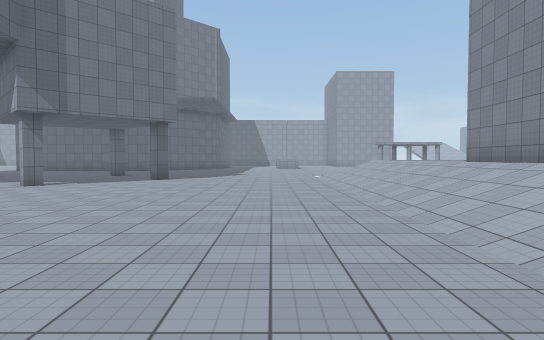
[1] (above)

24 first-person views from a walk through a 3-D level made in the Unity game engine. The camera is 1.5 m above the floor, tilts 2° down and sees 75° across. The floor is counted in squares, 2 m on a side. Each view is taken from the middle of a square. On the plan, view 1 faces up. The plan holds only what a view shows up to about 11 squares ahead; the rest is blank. The place goes on beyond the plan. The player character is not drawn. Surface patterns are stand-ins for the level's own textures.

[2]
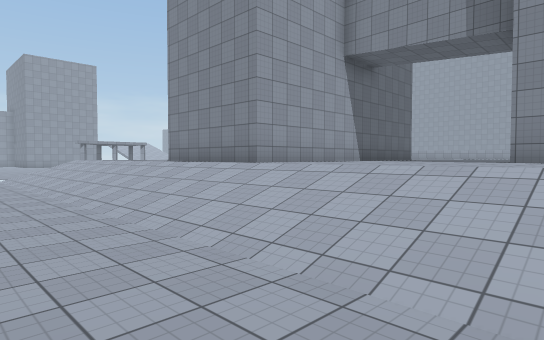

[3]
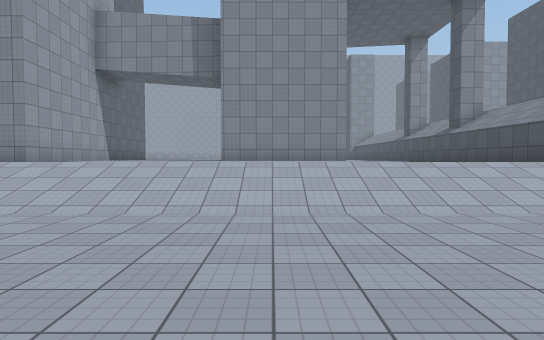

[4]
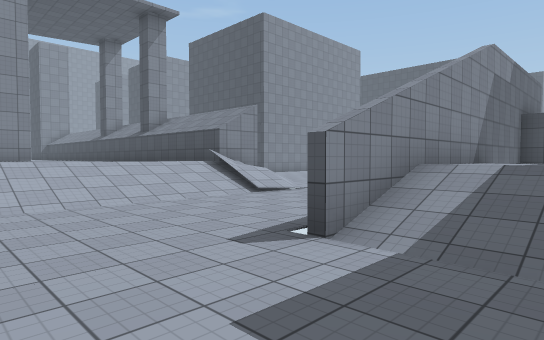

[5]
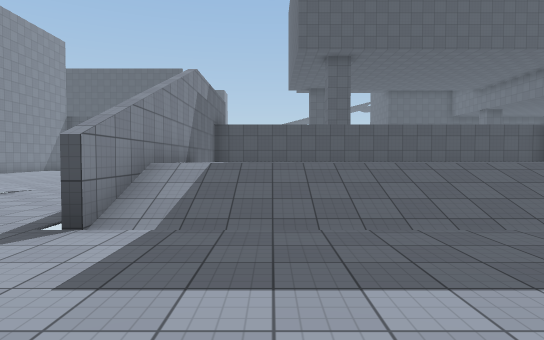

[6]
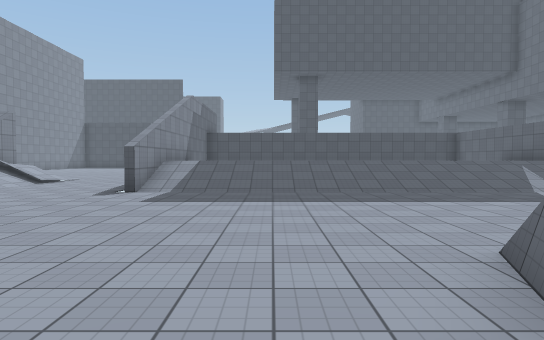

[7]
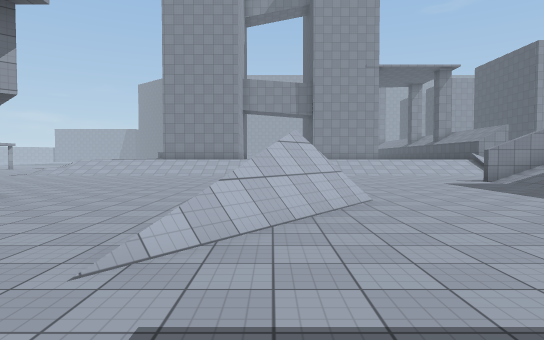

[8]
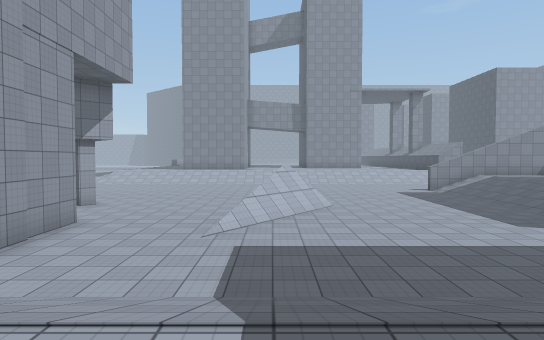

[9]
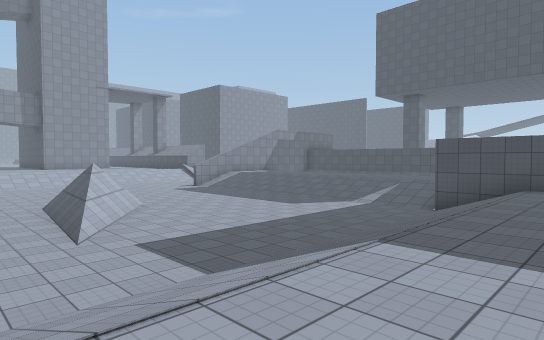

[10]
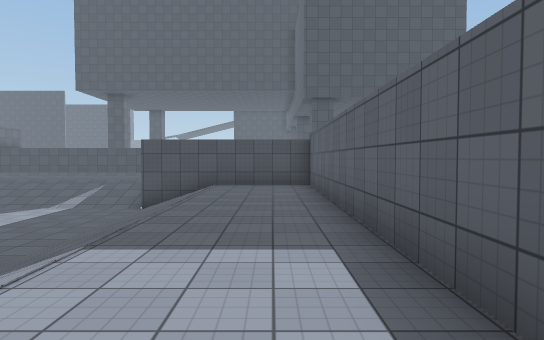

[11]
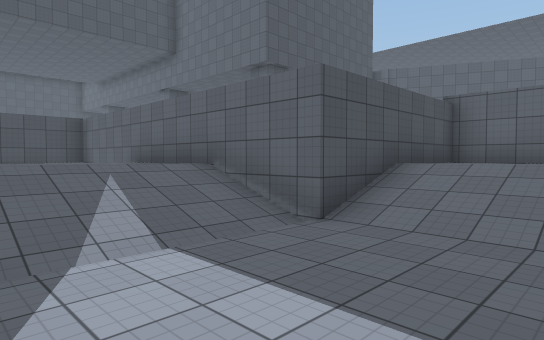

[12]
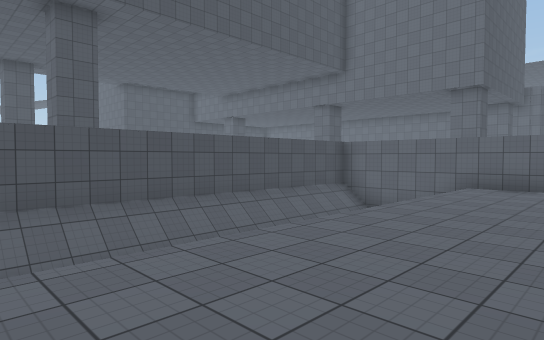

[13]
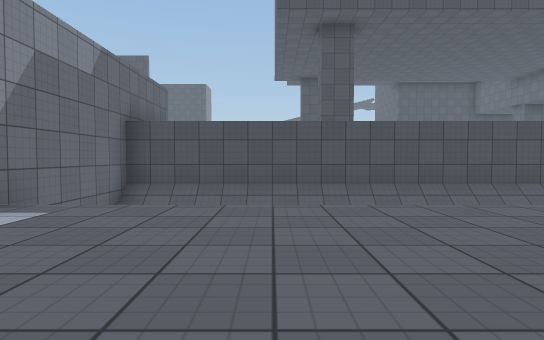

[14]
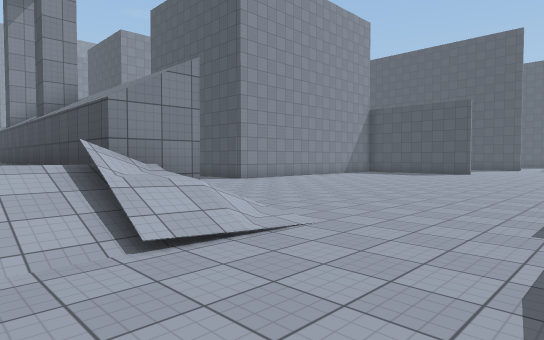

[15]
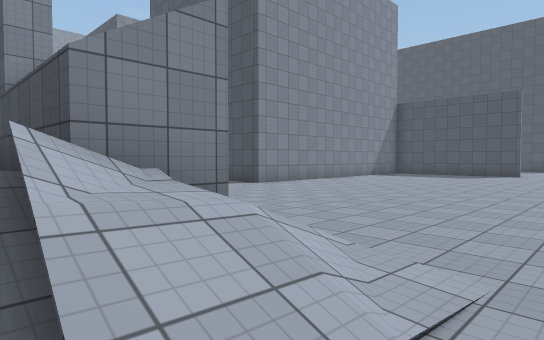

[16]
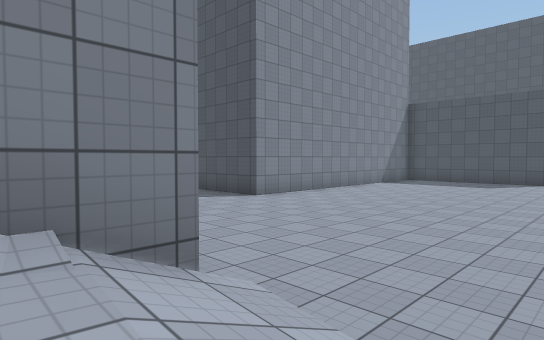

[17]
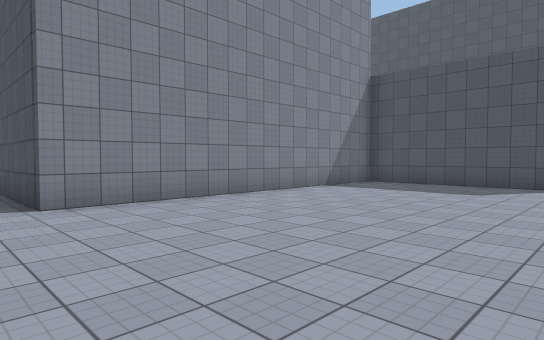

[18]
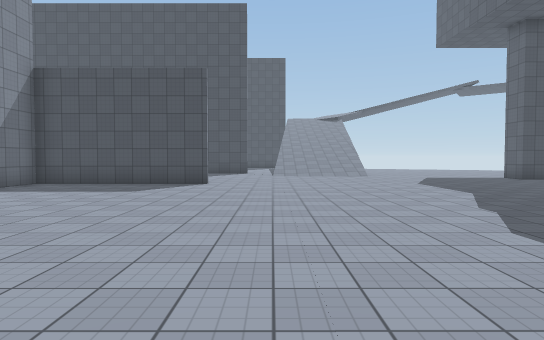

[19]
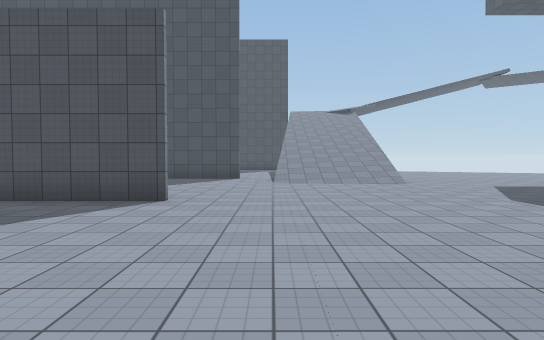

[20]
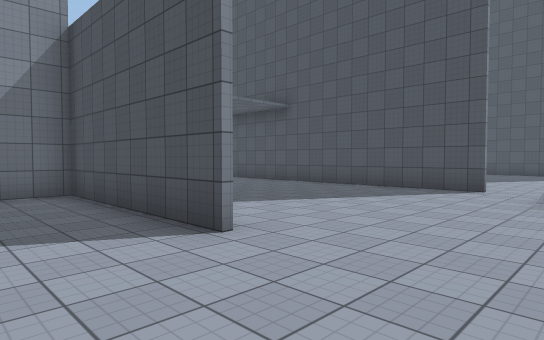

[21]
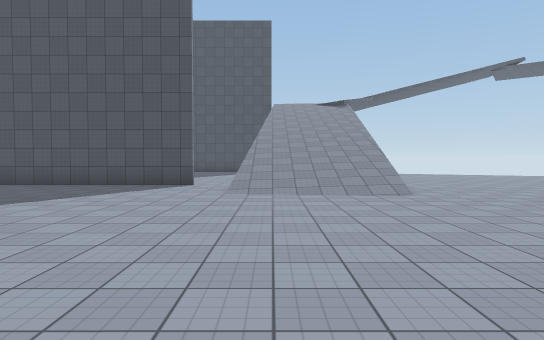

[22]
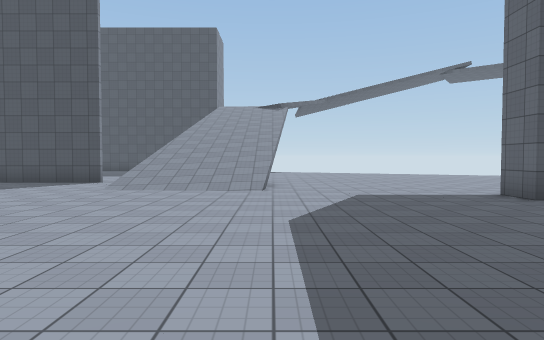

[23]
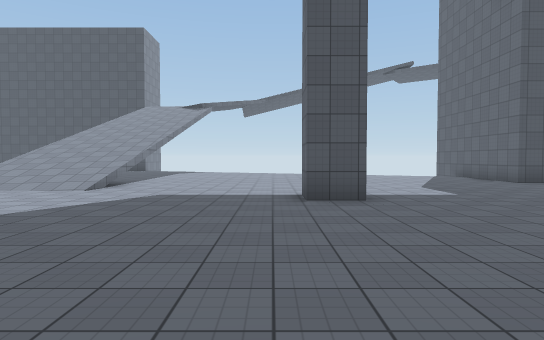

[24]
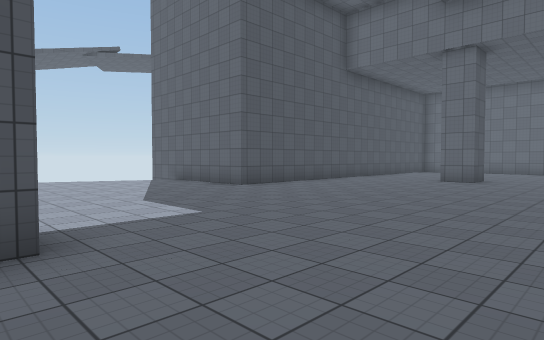

### Floor plan
Key: @ floor where view 1 was taken; # wall or solid block; . main floor; - floor 0.25 m lower than the main floor; : floor 1.25 m higher than the main floor; / step, stairs or slope; = window, fence, low wall or low ledge; v drop or lower ground.
Columns run from 19 left of view 1 to 9 right of it. Each row starts with its distance up from view 1.
 12                 ..   //
 11            ..........//:
 10            ..#.......//::
  9         ## ..........//::#
  8        ##............//::#
  7   : //...............//::#
  6  #:://...............//::####
  5  #:://...===.........//::::
  4  #:://....=##........//::::
  3  #:://.....##........//:::::
  2  #:://...............//:::::
  1  #:://...............//::::#
  0  #:://.............@.//:  :#
 -1  #:://...............//:  :#
 -2  #:://...............//:  :#
 -3  #####///////////#...//:
 -4      #///////////#...//:
 -5      #:::::::::::#...//:
 -6      #:::::::::::#...//######
 -7      #:::::::::::#...//#
 -8      #///////////#........
 -9      #           # ........
-10      #---------  # .........
-11      #///////////# ..........
-12      ############# .........#
-13                    .........#
-14                   ..........#
-15                   ..........#
-16                  ...........#
-17              .  ............#
-18             ................#
-19            .................#
-20         ....................#
-21   .....................######
-22 .........................
-23 #.........................
-24 #...........#..............
-25   ...............//..........
-26    ..............=////.......
-27     .............v/// ......
-28     ##...........#///..#####
-29      #..... .....  ....
-30        ....

Where each view was taken, in squares from view 1:
view 1: 0 up, 0 right, facing up
view 2: 0 up, 0 right, facing up-right
view 3: 0 up, 3 left, facing right
view 4: 0 up, 4 left, facing down-right
view 5: 1 up, 4 left, facing down
view 6: 5 up, 5 left, facing down
view 7: 4 up, 13 left, facing right
view 8: 4 up, 17 left, facing right
view 9: 7 up, 17 left, facing down-right
view 10: 7 up, 17 left, facing down
view 11: 0 up, 10 left, facing down-left
view 12: 5 down, 4 left, facing down-left
view 13: 4 down, 5 left, facing down
view 14: 4 down, 1 left, facing down-right
view 15: 5 down, 1 right, facing down-right
view 16: 6 down, 2 right, facing down-right
view 17: 11 down, 3 right, facing down-right
view 18: 11 down, 2 right, facing down
view 19: 15 down, 2 right, facing down
view 20: 19 down, 1 right, facing down-right
view 21: 18 down, 1 right, facing down
view 22: 17 down, 2 left, facing down
view 23: 17 down, 6 left, facing down
view 24: 20 down, 7 left, facing down-left
